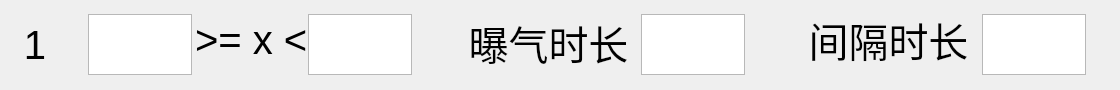
<?xml version="1.0" encoding="UTF-8"?>
<ui version="4.0">
 <class>FerCaseForm</class>
 <widget class="QWidget" name="FerCaseForm">
  <property name="geometry">
   <rect>
    <x>0</x>
    <y>0</y>
    <width>1120</width>
    <height>90</height>
   </rect>
  </property>
  <property name="windowTitle">
   <string>Form</string>
  </property>
  <widget class="QLabel" name="ae_label">
   <property name="geometry">
    <rect>
     <x>468</x>
     <y>17</y>
     <width>161</width>
     <height>51</height>
    </rect>
   </property>
   <property name="font">
    <font>
     <pointsize>30</pointsize>
    </font>
   </property>
   <property name="text">
    <string>曝气时长</string>
   </property>
   <property name="alignment">
    <set>Qt::AlignCenter</set>
   </property>
  </widget>
  <widget class="QLabel" name="seq_label">
   <property name="geometry">
    <rect>
     <x>10</x>
     <y>20</y>
     <width>50</width>
     <height>50</height>
    </rect>
   </property>
   <property name="font">
    <font>
     <pointsize>30</pointsize>
    </font>
   </property>
   <property name="text">
    <string>1</string>
   </property>
   <property name="alignment">
    <set>Qt::AlignCenter</set>
   </property>
  </widget>
  <widget class="QTextEdit" name="low_tmp_text_edit">
   <property name="geometry">
    <rect>
     <x>88</x>
     <y>14</y>
     <width>104</width>
     <height>61</height>
    </rect>
   </property>
   <property name="font">
    <font>
     <pointsize>30</pointsize>
    </font>
   </property>
   <property name="inputMethodHints">
    <set>Qt::ImhDigitsOnly</set>
   </property>
  </widget>
  <widget class="QTextEdit" name="ae_text_edit">
   <property name="geometry">
    <rect>
     <x>641</x>
     <y>14</y>
     <width>104</width>
     <height>61</height>
    </rect>
   </property>
   <property name="font">
    <font>
     <pointsize>30</pointsize>
    </font>
   </property>
   <property name="inputMethodHints">
    <set>Qt::ImhDigitsOnly</set>
   </property>
  </widget>
  <widget class="QTextEdit" name="high_tmp_text_edit">
   <property name="geometry">
    <rect>
     <x>308</x>
     <y>14</y>
     <width>104</width>
     <height>61</height>
    </rect>
   </property>
   <property name="font">
    <font>
     <pointsize>30</pointsize>
    </font>
   </property>
   <property name="inputMethodHints">
    <set>Qt::ImhDigitsOnly</set>
   </property>
  </widget>
  <widget class="QLabel" name="sta_label">
   <property name="geometry">
    <rect>
     <x>808</x>
     <y>14</y>
     <width>161</width>
     <height>51</height>
    </rect>
   </property>
   <property name="font">
    <font>
     <pointsize>30</pointsize>
    </font>
   </property>
   <property name="text">
    <string>间隔时长</string>
   </property>
   <property name="alignment">
    <set>Qt::AlignCenter</set>
   </property>
  </widget>
  <widget class="QTextEdit" name="sta_text_edit">
   <property name="geometry">
    <rect>
     <x>982</x>
     <y>14</y>
     <width>104</width>
     <height>61</height>
    </rect>
   </property>
   <property name="font">
    <font>
     <pointsize>30</pointsize>
    </font>
   </property>
   <property name="inputMethodHints">
    <set>Qt::ImhDigitsOnly</set>
   </property>
  </widget>
  <widget class="QLabel" name="tem_range_label">
   <property name="geometry">
    <rect>
     <x>195</x>
     <y>10</y>
     <width>111</width>
     <height>61</height>
    </rect>
   </property>
   <property name="font">
    <font>
     <pointsize>30</pointsize>
    </font>
   </property>
   <property name="text">
    <string>&gt;= x &lt;</string>
   </property>
   <property name="alignment">
    <set>Qt::AlignCenter</set>
   </property>
  </widget>
 </widget>
 <resources/>
 <connections/>
</ui>
